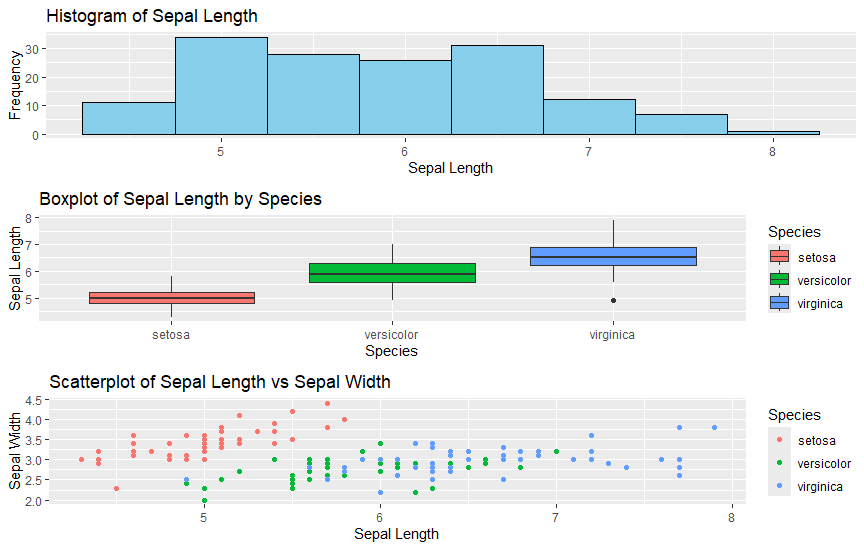

Reproduce this figure in R.
#Necessary Packages
install.packages("cowplot")

library(tidyverse)
library(ggplot2)
library(cowplot)

# Load the dataset
data(iris)
df <- iris

# Display the first few rows of the dataset
head(df)

# Summary statistics
summary(df)

# Data cleaning (for demonstration, check for missing values)
sum(is.na(df))

# Histogram of Sepal.Length
histogram_plot <- ggplot(df, aes(x = Sepal.Length)) +
  geom_histogram(binwidth = 0.5, fill = "skyblue", color = "black") +
  labs(title = "Histogram of Sepal Length", x = "Sepal Length", y = "Frequency")

# Boxplot of Sepal.Length by Species
boxplot_plot <- ggplot(df, aes(x = Species, y = Sepal.Length, fill = Species)) +
  geom_boxplot() +
  labs(title = "Boxplot of Sepal Length by Species", x = "Species", y = "Sepal Length")

# Scatterplot of Sepal.Length vs Sepal.Width colored by Species
scatterplot_plot <- ggplot(df, aes(x = Sepal.Length, y = Sepal.Width, color = Species)) +
  geom_point() +
  labs(title = "Scatterplot of Sepal Length vs Sepal Width", x = "Sepal Length", y = "Sepal Width")

# Arrange plots using cowplot
plot_grid(histogram_plot, boxplot_plot, scatterplot_plot, ncol = 1)

# Save plots to files
ggsave("histogram_plot.png", plot = histogram_plot)
ggsave("boxplot_plot.png", plot = boxplot_plot)
ggsave("scatterplot_plot.png", plot = scatterplot_plot)
